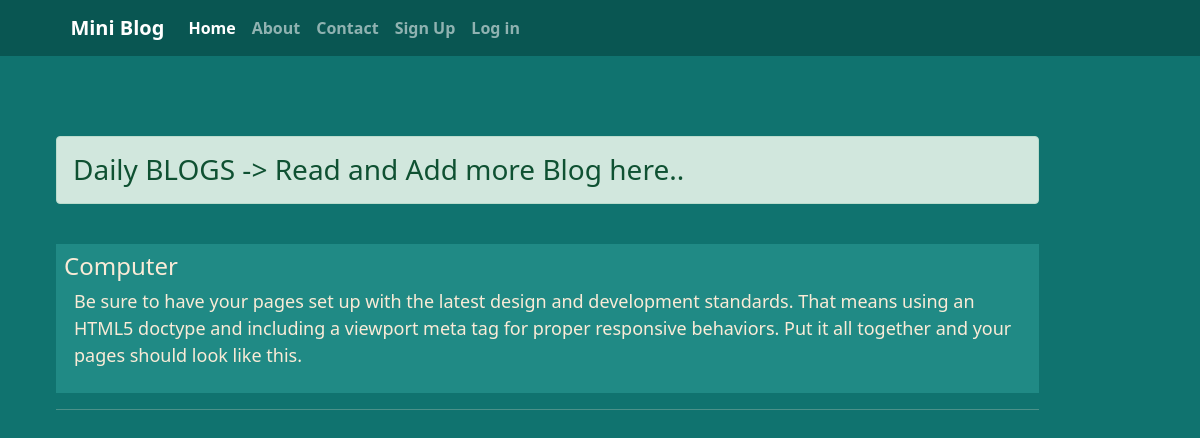
The page / on the database its author committed.
### blog/models.py (models this page shows)
class Post(models.Model):
  title =models.CharField(max_length=200)
  descript =models.TextField()

### blog/views.py (the view)
# urls.py: path('',views.home_page,name='home'),
def home_page(request):
  posts = Post.objects.all()
  return render(request,'blog/home.html',{'posts':posts})

### blog/templates/blog/home.html (shortened to what this page needs)
{% extends 'base.html' %}
{% load static %}
{% block content %}
<div class="col-sm-10 m-5">
  <h3 class="text-green alert alert-success">Daily BLOGS -> Read and Add more Blog here.. </h3><br>
  {% for post in posts %}
    <div class="jumbotron jumbotron-fluid jumbo-color">
      <div class="container p-2">
        <h4 class="font-weight-bold">{{post.title}} </h4>
        <p class="lead" style='font-size:18px; font-family:Times New Roman", Times, serif;'> {{post.descript}} </p>
      </div>
    </div>
    <hr>
  {% endfor %}
</div>
{% endblock content %}

### templates/base.html (shortened to what this page needs)
<!DOCTYPE html>
{% load static %}
<html lang="en">
<head>
  <link rel="stylesheet" href="{% static 'blog/css/all.css' %}">
  <link rel="stylesheet" href="{% static 'blog/css/bootstrap.css' %}">
  <link rel="stylesheet" href="{% static 'blog/css/style.css' %}">
</head>
<body>
<div class="conatiner-fluid bg-dark">
<nav class="navbar navbar-expand-lg navbar-dark" style="background-color: #095652;">
  <div class="container-fluid ms-5">
    <a class="navbar-brand" href="#"> &nbsp <b> Mini Blog</b></a>
    <div class="collapse navbar-collapse" id="navbarNav">
      <ul class="navbar-nav">
        <li class="nav-item">
          <a class="nav-link active" aria-current="page" href="/"><b>Home</b></a>
        </li>
        {% if request.user.is_authenticated %}
          <li class="nav-item">
            <a class="nav-link" href="{% url 'dashboard' %}"><b>Dashboard</b></a>
          </li>
          <li class="nav-item">
            <a class="nav-link" href="{% url 'about' %}"><b>About</b></a>
          </li>
          <li class="nav-item">
            <a class="nav-link" href="{% url 'contact' %}"><b> Contact</b></a>
          </li>
          <li class="nav-item">
            <a class="nav-link" href="{% url 'logout' %}"><b>Log out</b></a>
          </li>
          <li class="nav-item">
            <a class="nav-link" href="{% url 'profile' %}"><b><i class='far fa-user'></i> My Profile</b></a>
          </li>
        {% else %}
          <li class="nav-item">
            <a class="nav-link" href="{% url 'about' %}"><b>About</b></a>
          </li>
          <li class="nav-item">
            <a class="nav-link" href="{% url 'contact' %}"><b> Contact</b></a>
          </li>
          <li class="nav-item">
            <a class="nav-link" href="{% url 'signup' %}"><b>Sign Up</b></a>
          </li>
          <li class="nav-item">
            <a class="nav-link" href="{% url 'login' %}"><b>Log in</b></a>
          </li>
        {% endif %}
      </ul>
    </div>
  </div>
</nav>
</div>
<div class="conatiner m-2">
  <div class="row ms-5"> &nbsp &nbsp &nbsp &nbsp &nbsp &nbsp
    <div class="col-sm-10 ms-5">
    </div>
  </div>
  <div class="row">
    {% block content %}  {% endblock content %}
  </div>
</div>
</body>
</html>

### blog/static/blog/css/style.css (style rules this page uses)
body { background-color:#10736F; color: antiquewhite; }
.jumbo-color { background-color: #208A85 ; font-size: 8px; }
p { font-size: 20px; margin-left: 10px; }

### rows shown on the page
Post: title "Computer", descript "Be sure to have your pages set up with the latest design and development standards. That means using an HTML5 doctype and including a viewport meta tag for proper responsive behaviors. Put it all together and your pages should look like this."
